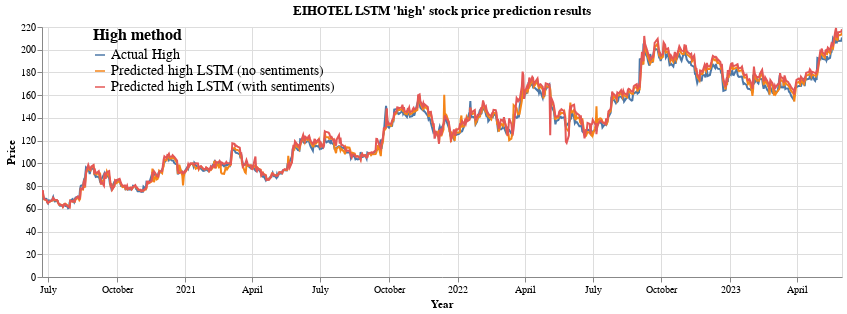

Source (notebook cell):
### Code cell
high_price = alt.Chart(melted_df, title="EIHOTEL LSTM 'high' stock price prediction results").mark_line().encode(
    x=alt.X('date:T', title="Year"),
    y = alt.Y('High prediction price:Q', title="Price"),
    color = alt.Color('High method:N',legend=alt.Legend(orient='left',direction = 'vertical',labelLimit = 400))
    ).properties(height = 250, width = 800
    ).configure_legend(
    offset=-330,
    symbolDirection='vertical',
        titleFontSize=16,
        labelFontSize=14
    )

high_price.interactive()

### Figure 1 — Vega-Lite specification as saved in the notebook (floating-point values rounded to 4 significant figures; data arrays with more than 128 entries replaced by an {"elided": "..."} marker saying what was removed)
{"usermeta": {"embedOptions": {"theme": "fivethirtyeight"}}, "config": {"view": {"continuousWidth": 400, "continuousHeight": 300}, "legend": {"labelFontSize": 14, "offset": -330, "symbolDirection": "vertical", "titleFontSize": 16}}, "data": {"name": "data-1bb899cc7301610f80508a95dd840a22"}, "mark": "line", "encoding": {"color": {"field": "High method", "legend": {"direction": "vertical", "labelLimit": 400, "orient": "left"}, "type": "nominal"}, "x": {"field": "date", "title": "Year", "type": "temporal"}, "y": {"field": "High prediction price", "title": "Price", "type": "quantitative"}}, "height": 250, "selection": {"selector001": {"type": "interval", "bind": "scales", "encodings": ["x", "y"]}}, "title": "EIHOTEL LSTM 'high' stock price prediction results", "width": 800, "$schema": "https://vega.github.io/schema/vega-lite/v4.17.0.json", "datasets": {"data-1bb899cc7301610f80508a95dd840a22": {"elided": "2181 records"}}}
